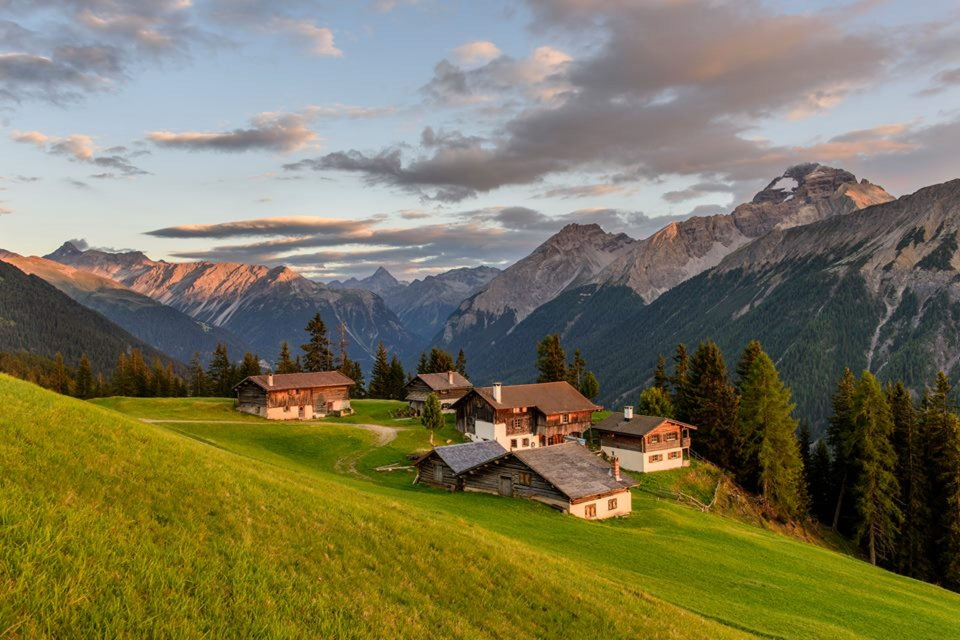
#> input picture python/input/view.jpg, 1920 x 1280 px (shown at 1/2 size)
$ python main.py
#> lines starting #> are read from the running program, lines starting #| are printed output that depends on the picture
### python/src/blur.py
import cv2
import math
import numpy as np
from style import *


def blur(sourceImg):
    # sourceImg : origninal image, type: nparray
    # brush : brush size
    # blurImage : image after blurring

    # sigma = fs * brush
    # ksize = 2 * math.ceil(2 * sigma) + 1
    # print("Blurring image with sigma =", sigma)
    blurImage = cv2.GaussianBlur(sourceImg, (5, 5), 1)

    return blurImage

### python/src/paintLayer.py
import cv2
import numpy as np
from makeStroke import makeStroke
from style import *
from estimate import *

# NumPy for MATLAB users
# http://mathesaurus.sourceforge.net/matlab-numpy.html


def grayScale(image):
    # gray = ((image[:, :, 0] * 114 + image[:, :, 1] * 587 + image[0, 0, 2] * 229 + 500) / 1000).astype(np.uint8).clip(0, 255)
    gray = ((image[:, :, 0] * 128 + image[:, :, 1] * (512+64) + image[0, 0, 2] * 256 + 500) / 1024).astype(np.uint8).clip(0, 255)

    return gray


def mySobelX(image):
    operatorX = np.array(([[1, 0, 1], [2, 0, -2], [1, 0, -1]]), np.int8)
    gradX = cv2.filter2D(src=image, kernel=operatorX,
                         ddepth=-1).astype(np.uint8).clip(0, 255)
    return gradX


def mySobelY(image):
    operatorY = np.array(([[1, 2, 1], [0, 0, 0], [-1, -2, -1]]), np.int8)
    gradY = cv2.filter2D(src=image, kernel=operatorY,
                         ddepth=-1).astype(np.uint8).clip(0, 255)
    return gradY


def paintLayer(canvas, refImage, brushSize, fg=1):
    # canvas : image with single color
    # refImage : blurred source image
    # brush : brush size

    layer = np.zeros(refImage.shape)
    # Calculate difference
    diffImage = difference(canvas, refImage)
    # Calculate gradient
    gray = grayScale(refImage)
    gradX = mySobelX(gray)
    gradY = mySobelY(gray)
    # gradX = cv2.Sobel(gray, -1, 1, 0, ksize=3)
    # gradY = cv2.Sobel(gray, -1, 0, 1, ksize=3)
    gradM = (abs(gradX) + abs(gradY)) * 0.25

    height, width, _ = refImage.shape
    grid = fg * brushSize
    print("brushSize:", brushSize)
    print('grid =', grid)
    print("x range: 0 ~", height - grid + 1)
    print("y range: 0 ~", width - grid + 1)
    xorder = np.arange(grid+2, height - grid - 1, grid)
    yorder = np.arange(grid+2, width - grid - 1, grid)
    np.random.seed(87)
    np.random.shuffle(xorder)
    np.random.shuffle(yorder)
    # print("xorder:", xorder)
    kk = 0
    for x0 in list(xorder):
        for y0 in list(yorder):
            gridRegion = diffImage[x0 - grid // 2: x0 + grid //
                                   2 + 2, y0 - grid // 2: y0 + grid // 2 + 2]
            gridErr = np.sum(gridRegion) / (grid ** 2)

            # print(gridRegion)
            # print("x0, y0:", x0, y0)
            if gridErr > T:
                ind = np.unravel_index(
                    np.argmax(gridRegion, axis=None), gridRegion.shape)
                x_0 = ind[0] + x0
                y_0 = ind[1] + y0
                x = x_0
                y = y_0
                # print("x, y:", x, y)
                dxF, dyF, strokeLen, finish = 0, 0, 0, 0
                strokeColor = refImage[x, y]
                tip = circle(brushSize)
                tipX = int(np.floor(tip.shape[1]/2))
                tipY = int(np.floor(tip.shape[0]/2))
                # print("strokeColor:\n", strokeColor)
                tipR = tip * strokeColor[0]
                tipG = tip * strokeColor[1]
                tipB = tip * strokeColor[2]
                brush = np.dstack((tipR, tipG, tipB))
                # TODO : Paint strokes on canvas
                # print("stroke shape", stroke.shape)
                # print("stroke:\n", stroke)
                while True:
                    if finish:
                        # print("finish")
                        break
                    # print("(x, y)=", x, y)
                    xMax = refImage.shape[0] - tipX
                    xMin = 1 + tipX
                    yMax = refImage.shape[1] - tipY
                    yMin = 1 + tipY
                    if x >= xMin and x < xMax and y >= yMin and y < yMax:
                        # [8 lines of commented-out code are left out]
                        area = layer[x - tipX: x + tipX +
                                     1, y - tipY: y + tipY + 1, 0: 3]
                        # print("area", area.shape)
                        # print("layer:", layer.shape)
                        painted = (area * brush != 0)
                        clean = (painted == 0)
                        layer[x - tipX: x + tipX + 1, y - tipY: y + tipY + 1, 0: 3] \
                            = area + brush * clean

                    if x < x0-4 or x < 0 or y < 0 or y < y0 - 4 or x >= refImage.shape[0] or x > x0 + 5 or y >= refImage.shape[1] or y > y0 + 5:
                        finish = True
                    else:
                        # if kk==0:
                        print("input")
                        print(brushSize, x_0, y_0, x, y, refColor, canvas, gradX_xy, gradY_xy, gradM_xy, strokeLen, dxF, dyF, strokeColor)
                        print("output")
                        print(stroke, dxF, dyF, strokeLen, finish)
                            # kk=1
                        refColor = refImage[x, y]
                        gradX_xy = gradX[x,y]
                        gradY_xy = gradY[x,y]
                        gradM_xy = gradM[x,y]
                        stroke, dxF, dyF, strokeLen, finish = makeStroke(
                        brushSize, x_0, y_0, x, y, refColor, canvas, gradX_xy, gradY_xy, gradM_xy, strokeLen, dxF, dyF, strokeColor)
                        x = stroke[0]
                        y = stroke[1]
                # return gradM
                # return layer
    return layer


def difference(canvas, refImage):
    # diff_ch0 = (canvas[:, :, 0] - refImage[:, :, 0]) ** 2
    # diff_ch1 = (canvas[:, :, 1] - refImage[:, :, 1]) ** 2
    # diff_ch2 = (canvas[:, :, 2] - refImage[:, :, 2]) ** 2
    diff_ch0 = np.array(abs(canvas[0] - refImage[:, :, 0])).astype(np.uint8)
    diff_ch1 = np.array(abs(canvas[1] - refImage[:, :, 1])).astype(np.uint8)
    diff_ch2 = np.array(abs(canvas[2] - refImage[:, :, 2])).astype(np.uint8)
    # return (diff_ch0 + diff_ch1 + diff_ch2) ** 0.5
    return (diff_ch0 + diff_ch1 + diff_ch2)


def circle(R):
    if R < 3:
        R = R+1
    c = np.zeros((R, R))
    # x is index or number???
    # start from 0 or 1??
    for x in np.arange(R - 1, -1, -1):
        y = square((R - x) * (R + x))
        c[np.arange(y - 1, -1, -1), x] = np.ones(y)
    end0 = c.shape[0]-1
    end1 = c.shape[1]-1
    c_ = c[np.arange(end0, 0, -1), :]
    c_ = c_[:, np.arange(end1, 0, -1)]
    c = np.concatenate(
        (np.concatenate((c_, c[np.arange(end0, 0, -1), :]), axis=1),
         np.concatenate((c[:, np.arange(end1, 0, -1)], c), axis=1)), axis=0)
    # print(c)
    return c

### python/src/paint.py
import numpy as np
from blur import blur
from paintLayer import paintLayer
from style import *


def paint(sourceImg, brushR):
    # Empty painting
    oilImg = np.zeros(sourceImg.shape)
    # Paint the image with multiple brushes
    # Blur original image
    refImage = blur(sourceImg)
    for brush in sorted(brushR, reverse=True):
        # Empty canvas with single color
        canvas = C

        # Paint a layer
        layer = paintLayer(canvas, refImage, brush)

        blank = (layer == 0)
        oilImg = (oilImg) * (oilImg != 0) * blank + layer
    # oilImg = layer

    return oilImg

### python/src/estimate.py
def square(num):
    if num >= 2 ** 16:
        return 2 ** 8
    # elif num >= 2 ** 15:
    #     return 2 ** 7 + 2 ** 6
    elif num >= 2 ** 14:
        return 2 ** 7
    # elif num >= 2 ** 13:
    #     return 2 ** 6 + 2 ** 5
    elif num >= 2 ** 12:
        return 2 ** 6
    # elif num >= 2 ** 11:
    #     return 2 ** 5 + 2 ** 4
    elif num >= 2 ** 10:
        return 2 ** 5
    elif num >= 2 ** 8:
        return 2 ** 4
    elif num >= 100:
        return 10
    elif num >= 81:
        return 9
    elif num >= 64:
        return 8
    elif num >= 49:
        return 7
    elif num >= 36:
        return 6
    elif num >= 25:
        return 5
    elif num >= 16:
        return 4
    elif num >= 9:
        return 3
    elif num >= 4:
        return 2
    else:
        return 1

### python/src/main.py
import sys
import cv2
import numpy as np
from paint import paint
from style import *

if __name__ == '__main__':
    try:
        imgName = sys.argv[1]
        saveName = sys.argv[2]
    except:
        imgName = "../input/view.jpg"
        saveName = "../output/view_oil.jpg"

    """    Read image    """
    sourceImg = cv2.imread(imgName)  # nparray[width, height, (BGR)]
#> sourceImg is the input picture: shape (1280, 1920, 3); mean B, G, R 88.9, 118.3, 122.8

    """      Paint      """
    oilImg = paint(sourceImg, brushR)
#> the loop in paint, `for brush in sorted(brushR, reverse=True):` made 1 pass
#> pass 1, in difference, `diff_ch0 = np.array(abs(canvas[0] - refImage[:, :, 0])).astype(np.uint8)`:
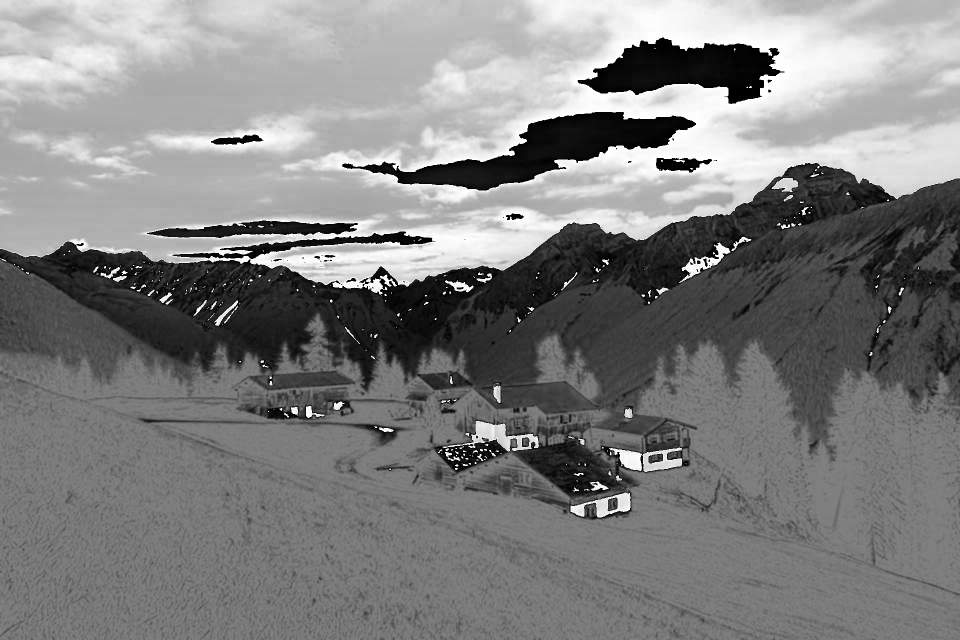
#> diff_ch0: shape (1280, 1920) (shown at 1/2 size); min 0, max 255, mean 127.4
#> pass 1, in difference, `diff_ch1 = np.array(abs(canvas[1] - refImage[:, :, 1])).astype(np.uint8)`:
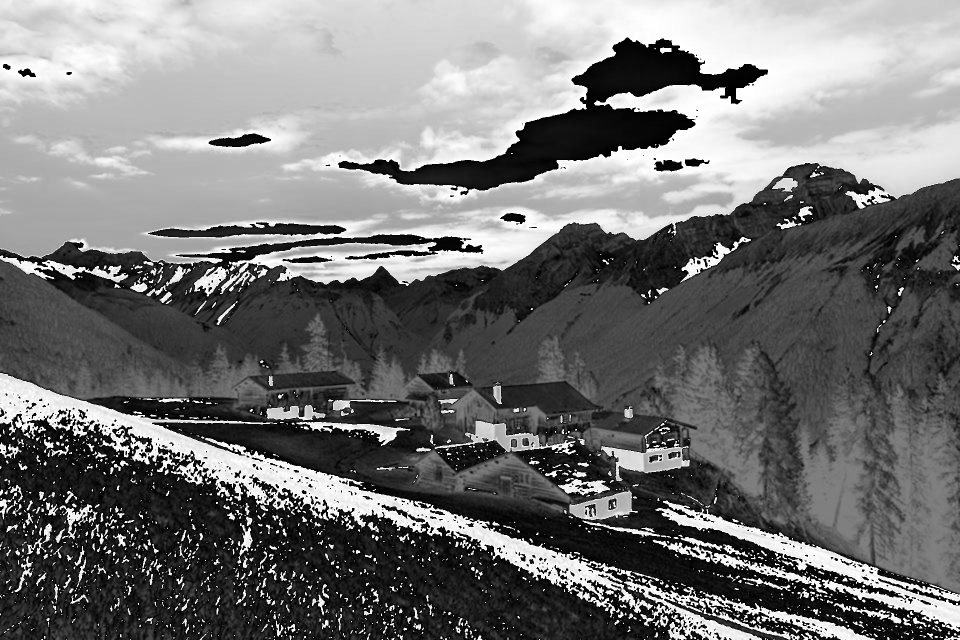
#> diff_ch1: shape (1280, 1920) (shown at 1/2 size); min 0, max 255, mean 116.2
#> pass 1, in difference, `diff_ch2 = np.array(abs(canvas[2] - refImage[:, :, 2])).astype(np.uint8)`:
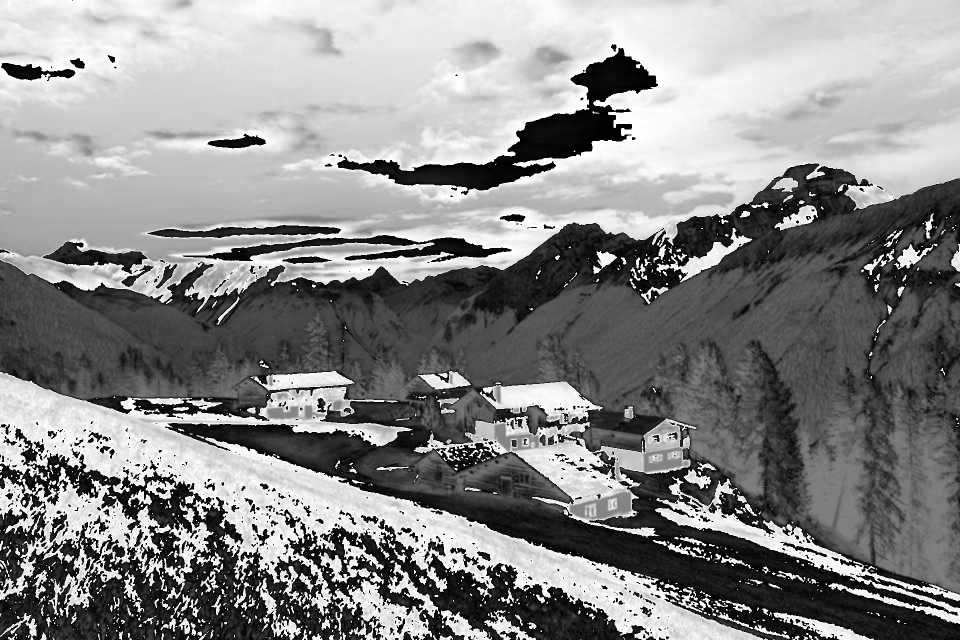
#> diff_ch2: shape (1280, 1920) (shown at 1/2 size); min 0, max 255, mean 136
#> pass 1, in paintLayer, `diffImage = difference(canvas, refImage)`:
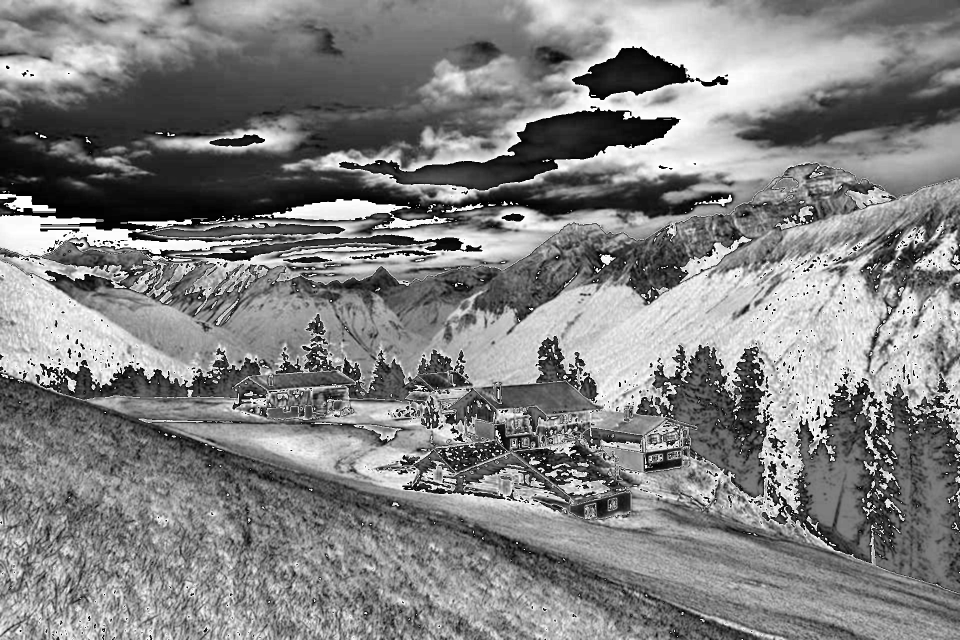
#> diffImage: shape (1280, 1920) (shown at 1/2 size); min 0, max 255, mean 129.5
#> after the loop in paint, `for brush in sorted(brushR, reverse=True):`: oilImg: shape (1280, 1920, 3) float64; every value is 0
#> (the run stopped early here; a loop or call above may not have finished)
